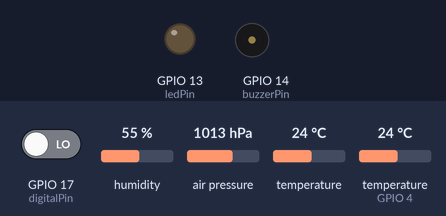
A sketch run on a simulated ESP32. Shown: output pins drawn as LEDs (lit = HIGH), buzzer (waves = sounding, pin HIGH). The inputs (shaded band) are chosen by the test bench; at power-on: GPIO 17 (digitalPin) LOW, humidity 55 %, air pressure 1013 hPa, temperature 24 °C, temperature (sensor on GPIO 4) 24 °C. WiFi joins after 1.5 s; servers stay silent unless stated; uploads are accepted with an empty reply; what the sketch prints to the serial monitor is not drawn.

Above: at 0.1 s.
At 2.1 s:
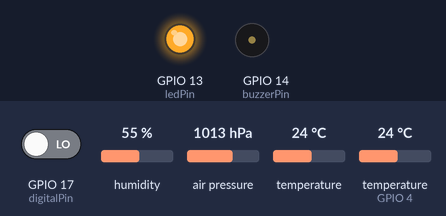
Timing chart, 0 to 3.6 s (numbered marks = the images above):
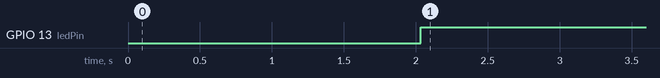

Measured:
- by itself, GPIO 13 (ledPin): LOW → HIGH at 2.0 s

The sketch:

sketch_jun20a.ino
```cpp
#include <Arduino.h>
#include <DHT.h>
#include <Wire.h>
#include <Adafruit_BMP085.h>
#include <WiFi.h>
#include <HTTPClient.h>
#include <WebServer.h>

#define DHTPIN 4
#define DHTTYPE DHT11
DHT dht(DHTPIN, DHTTYPE);

const int digitalPin = 17; // Rain sensor DO pin
const int ledPin = 13;
const int buzzerPin = 14; // Define buzzer pin

boolean Dstate = 0;

Adafruit_BMP085 bmp;

const char* ssid = "SSY";
const char* password = "123456789";
const char* serverName = "http://192.168.137.91:8080/data/data";

WebServer server(80); // Create WebServer object, listening on port 80

void setup() {
  pinMode(ledPin, OUTPUT);
  pinMode(digitalPin, INPUT);
  pinMode(buzzerPin, OUTPUT); // Set the buzzer pin as output mode
  Serial.begin(9600);
  dht.begin();

  if (!bmp.begin()) {
    Serial.println("Could not find a valid BMP085/BMP180 sensor, check wiring!");
    while (1) {}
  }

  WiFi.begin(ssid, password);
  Serial.print("Connecting to WiFi");
  while (WiFi.status() != WL_CONNECTED) {
    delay(1000);
    Serial.print(".");
  }
  Serial.println("Connected to WiFi");

  Serial.print("IP Address: ");
  Serial.println(WiFi.localIP()); // Print ESP32 IP address

  // Set up Web server routes
  server.on("/", HTTP_GET, []() {
    float humidity = dht.readHumidity();
    float temperature = dht.readTemperature();
    float pressure = bmp.readPressure();
    float altitude = bmp.readAltitude();
    float avgTemp = (temperature + bmp.readTemperature()) / 2.0;

    // Read the digital signal from the rain sensor
    boolean rainDetected = digitalRead(digitalPin) == LOW; // LOW indicates rain detected

    String html = "<html><body>";
    html += "<h1>Environmental Data</h1>";
    html += "<p>Humidity: " + String(humidity) + " %</p>";
    html += "<p>Temperature: " + String(temperature) + " C</p>";
    html += "<p>Pressure: " + String(pressure) + " Pa</p>";
    html += "<p>Altitude: " + String(altitude) + " m</p>";
    html += "<p>Average Temperature: " + String(avgTemp) + " C</p>";
    html += "<p>Rain Detected: " + String(rainDetected ? "Yes" : "No") + "</p>"; // Display if rain is detected
    html += "</body></html>";

    server.send(200, "text/html", html);
  });

  server.begin(); // Start the Web server
}

void loop() {
  Dstate = digitalRead(digitalPin);

  float humidity = dht.readHumidity();
  float temperature = dht.readTemperature();
  float pressure = bmp.readPressure();
  float altitude = bmp.readAltitude();
  float avgTemp = (temperature + bmp.readTemperature()) / 2.0;

  // Read the digital signal from the rain sensor
  boolean rainDetected = digitalRead(digitalPin) == LOW; // LOW indicates rain detected

  // Add condition to activate the buzzer
  if (humidity > 28.00 && temperature > 28.0 && pressure > 100058.00 && altitude > 20 && avgTemp > 25.0) {
    digitalWrite(buzzerPin, HIGH); // Activate buzzer
    Serial.println("turn on the buzzerPin..........................");
  } else {
    digitalWrite(buzzerPin, LOW);  // Deactivate buzzer
    Serial.println("turn off the buzzerPin..........................");
  }

  if (Dstate == HIGH) {
    digitalWrite(ledPin, LOW);
  } else {
    digitalWrite(ledPin, HIGH);
  }

  if (WiFi.status() == WL_CONNECTED) {
    HTTPClient http;
    http.begin(serverName);
    http.addHeader("Content-Type", "application/x-www-form-urlencoded");

    String postData = "humidity=" + String(humidity) + "&temperature=" + String(temperature) +
                      "&pressure=" + String(pressure) + "&altitude=" + String(altitude) +
                      "&avgTemp=" + String(avgTemp) + "&rainDetected=" + String(rainDetected ? "Yes" : "No"); // Add rain sensor data

    int httpResponseCode = http.POST(postData);

    if (httpResponseCode > 0) {
      String response = http.getString();
      Serial.println("HTTP Response code: " + String(httpResponseCode));
      Serial.println("Response: " + response);
    } else {
      Serial.println("Error on sending POST: " + String(httpResponseCode));
    }

    http.end();
  } else {
    Serial.println("Error in WiFi connection");
  }

  server.handleClient(); // Handle Web server requests

  delay(1000);
}
```
